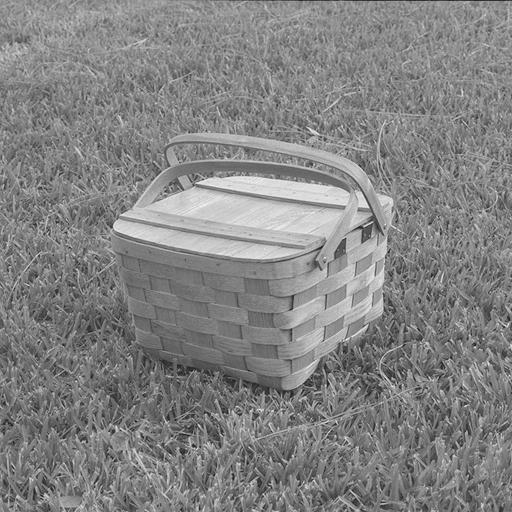
//> input picture dataset/images/basket.jpg, 512 x 512 px; its folder holds only this picture in this run
$ ./main   (built with g++ and OpenCV 4)
//> lines starting //> are read from the running program, lines starting //| are printed output that depends on the picture
#include <opencv2/opencv.hpp>
#include <iostream>
#include <fstream>
#include <iomanip>
#include <algorithm>
#include <cctype>
#include <vector>
#include <string>
#include <filesystem>

namespace fs = std::filesystem;

// Structure pour stocker les métriques d'évaluation
struct Metrics {
    int contours_detectes = 0;
    int contours_reference = 0;
    int contours_corrects = 0;
    int faux_positifs = 0;
    int faux_negatifs = 0;

    double P = 0.0;   // Performance
    double TFP = 0.0; // Taux de Faux Positifs
    double TFN = 0.0; // Taux de Faux Négatifs
};

// Application des détecteurs de contours
cv::Mat applyDetector(const cv::Mat& src_gray, int detector_type, int p1, int p2, int p3) {
    cv::Mat edges;

    if (detector_type == 0) { // SOBEL
        int ksize = (p1 % 2 == 0) ? p1 + 1 : p1; // Le noyau doit être impair (1, 3, 5, 7)
        if (ksize < 1) ksize = 1;
        if (ksize > 7) ksize = 7;

        cv::Mat grad_x, grad_y, abs_grad_x, abs_grad_y, grad;
        cv::Sobel(src_gray, grad_x, CV_16S, 1, 0, ksize);
        cv::Sobel(src_gray, grad_y, CV_16S, 0, 1, ksize);
        cv::convertScaleAbs(grad_x, abs_grad_x);
        cv::convertScaleAbs(grad_y, abs_grad_y);
        cv::addWeighted(abs_grad_x, 0.5, abs_grad_y, 0.5, 0, grad);

        // Seuil binaire pour extraire les contours
        cv::threshold(grad, edges, p2, 255, cv::THRESH_BINARY);
    }
    else if (detector_type == 1) { // LAPLACE
        int ksize = (p1 % 2 == 0) ? p1 + 1 : p1;
        if (ksize < 1) ksize = 1;
        if (ksize > 7) ksize = 7;

        cv::Mat dst, abs_dst;
        cv::Laplacian(src_gray, dst, CV_16S, ksize);
        cv::convertScaleAbs(dst, abs_dst);

        cv::threshold(abs_dst, edges, p2, 255, cv::THRESH_BINARY);
    }
    else if (detector_type == 2) { // CANNY
        int lowThreshold = p1;
        int highThreshold = std::max(p2, lowThreshold + 1);
        int apertureSize = (p3 % 2 == 0) ? p3 + 1 : p3;
        if (apertureSize < 3) apertureSize = 3;
        if (apertureSize > 7) apertureSize = 7;

        cv::Canny(src_gray, edges, lowThreshold, highThreshold, apertureSize);
    }

    return edges;
}

// Calcul des métriques avec une correspondance 1-a-1 dans un voisinage 3x3.
// [91 lines left out: functions computeMetrics, runBatch, not called in this run]

int main(int argc, char** argv) {
    std::string img_dir = fs::exists("dataset/images") ? "dataset/images" : "homework3/dataset/images";
    std::string gt_dir = fs::exists("dataset/ground_truth") ? "dataset/ground_truth" : "homework3/dataset/ground_truth";

    if ((argc == 5 || argc == 6) && std::string(argv[1]) == "--batch") {
        std::string detector_arg = argv[2];
        std::transform(detector_arg.begin(), detector_arg.end(), detector_arg.begin(),
                       [](unsigned char c) { return static_cast<char>(std::tolower(c)); });
        int detector_type = -1;
        if (detector_arg == "sobel" || detector_arg == "0") detector_type = 0;
        else if (detector_arg == "laplace" || detector_arg == "1") detector_type = 1;
        else if (detector_arg == "canny" || detector_arg == "2") detector_type = 2;
        else {
            std::cerr << "Detecteur invalide : " << argv[2]
                      << ". Utilisez sobel, laplace ou canny." << std::endl;
            return 1;
        }
        int param1 = std::stoi(argv[3]);
        int param2 = std::stoi(argv[4]);
        int param3 = argc == 6 ? std::stoi(argv[5]) : 3;
        if (param3 < 3 || param3 > 7 || param3 % 2 == 0) {
            std::cerr << "Le param3 doit etre impair et compris entre 3 et 7." << std::endl;
            return 1;
        }
        std::string detector_name = detector_type == 0 ? "Sobel" : (detector_type == 1 ? "Laplace" : "Canny");
        runBatch(detector_type, param1, param2, param3, img_dir, gt_dir,
                 "resultats_corriges_" + detector_name + ".csv");
        return 0;
    }

    // Fenêtre interactive pour le réglage des paramètres.
    int detector_type = 2; // 0: Sobel, 1: Laplace, 2: Canny
    int sobel_kernel = 3, sobel_threshold = 50;
    int laplace_kernel = 3, laplace_threshold = 30;
    int canny_low = 50, canny_high = 150, canny_aperture = 3;

    std::cout << "--- TP DETECTEURS DE CONTOURS ---" << std::endl;
    std::cout << "Choisissez un detecteur par son nom et ajustez ses parametres." << std::endl;
    std::cout << "Touches 1=Sobel, 2=Laplace, 3=Canny, b=analyse du lot, q=quitter." << std::endl;

    // Charger la première image disponible pour la mise au point interactive.
    cv::Mat sample;
    for (const auto& entry : fs::directory_iterator(img_dir)) {
        sample = cv::imread(entry.path().string(), cv::IMREAD_GRAYSCALE);
//> sample is the input picture: 512 rows x 512 cols, CV_8UC1; min 22, max 251, mean 131.3
        if (!sample.empty()) break;
    }
    if (sample.empty()) {
        sample = cv::Mat::zeros(400, 400, CV_8UC1);
        cv::putText(sample, "Placez vos images dans dataset/", cv::Point(30, 200),
                    cv::FONT_HERSHEY_SIMPLEX, 0.6, cv::Scalar(255), 1);
    }

    std::string window_name = "TP Contours - Interface de demonstration";
    auto detector_name = [](int type) {
        return type == 0 ? std::string("Sobel") :
               (type == 1 ? std::string("Laplace") : std::string("Canny"));
    };
    auto createControls = [&]() {
        cv::namedWindow(window_name, cv::WINDOW_AUTOSIZE);
        cv::createTrackbar("Choisir le detecteur (0=Sobel, 1=Laplace, 2=Canny)",
                           window_name, &detector_type, 2);
        if (detector_type == 0) {
            cv::createTrackbar("Sobel - taille du noyau (3, 5 ou 7)", window_name,
                               &sobel_kernel, 7);
            cv::createTrackbar("Sobel - seuil du gradient", window_name,
                               &sobel_threshold, 255);
        } else if (detector_type == 1) {
            cv::createTrackbar("Laplace - taille du noyau (3, 5 ou 7)", window_name,
                               &laplace_kernel, 7);
            cv::createTrackbar("Laplace - seuil de sensibilite", window_name,
                               &laplace_threshold, 255);
        } else {
            cv::createTrackbar("Canny - seuil bas (sensibilite)", window_name,
                               &canny_low, 255);
            cv::createTrackbar("Canny - seuil haut (confirmation)", window_name,
                               &canny_high, 255);
            cv::createTrackbar("Canny - taille ouverture (3, 5 ou 7)", window_name,
                               &canny_aperture, 7);
        }
    };
    createControls();

    int displayed_detector = detector_type;
    while (true) {
        if (detector_type != displayed_detector) {
            displayed_detector = detector_type;
            cv::destroyWindow(window_name);
            createControls();
        }

        int param1 = detector_type == 0 ? sobel_kernel :
                     (detector_type == 1 ? laplace_kernel : canny_low);
        int param2 = detector_type == 0 ? sobel_threshold :
                     (detector_type == 1 ? laplace_threshold : canny_high);
        int param3 = detector_type == 2 ? canny_aperture : 3;
        if (detector_type != 2) {
            // Un noyau de convolution doit rester impair et compris entre 1 et 7.
            param1 = std::max(1, std::min(7, param1 | 1));
        }
        cv::Mat display_edges = applyDetector(sample, detector_type,
                                               param1, param2, param3);
//> in applyDetector, `cv::Canny(src_gray, edges, lowThreshold, highThreshold, apertureSize);`:
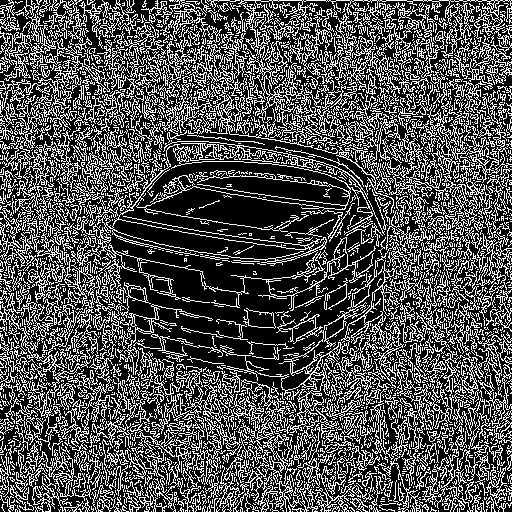
//> edges: 512 rows x 512 cols, CV_8UC1; 31.9% white in thin lines or dots

        cv::Mat source_display, edges_display, preview;
        cv::resize(sample, source_display, cv::Size(), 0.65, 0.65);
        cv::resize(display_edges, edges_display, source_display.size());
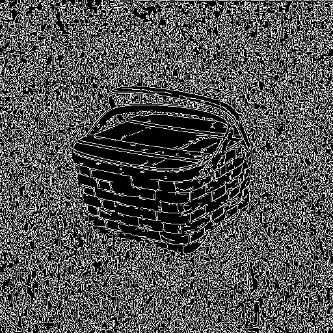
//> edges_display: 333 rows x 333 cols, CV_8UC1; min 0, max 255, mean 81.4
        cv::cvtColor(source_display, source_display, cv::COLOR_GRAY2BGR);
//> source_display: 333 rows x 333 cols, CV_8UC3
        cv::cvtColor(edges_display, edges_display, cv::COLOR_GRAY2BGR);
//> edges_display: 333 rows x 333 cols, CV_8UC3
        cv::putText(source_display, "IMAGE ORIGINALE", cv::Point(15, 30),
                    cv::FONT_HERSHEY_SIMPLEX, 0.8, cv::Scalar(0, 255, 0), 2);
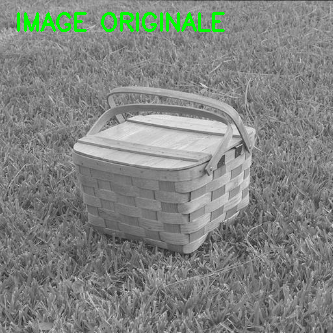
//> source_display: 333 rows x 333 cols, CV_8UC3; mean B, G, R 129, 132.8, 129
        cv::putText(edges_display, "CONTOURS DETECTES", cv::Point(15, 30),
                    cv::FONT_HERSHEY_SIMPLEX, 0.8, cv::Scalar(0, 255, 0), 2);
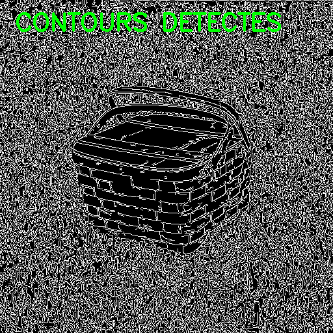
//> edges_display: 333 rows x 333 cols, CV_8UC3; mean B, G, R 79.7, 84.4, 79.7
        cv::hconcat(source_display, edges_display, preview);
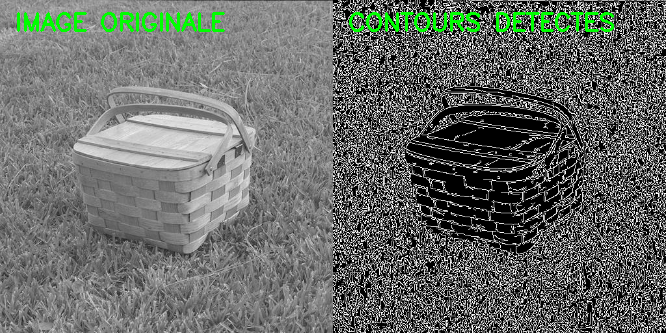
//> preview: 333 rows x 666 cols, CV_8UC3; mean B, G, R 104.3, 108.6, 104.3

        std::string selected_detector = detector_name(detector_type);
        std::string status = "DETECTEUR ACTIF : " + selected_detector;
        if (detector_type == 0)
            status += " | Noyau : " + std::to_string(param1) +
                      " | Seuil gradient : " + std::to_string(param2);
        else if (detector_type == 1)
            status += " | Noyau : " + std::to_string(param1) +
                      " | Seuil sensibilite : " + std::to_string(param2);
        else
            status += " | Seuil bas : " + std::to_string(param1) +
                      " | Seuil haut : " + std::to_string(param2) +
                      " | Ouverture : " + std::to_string(param3);
        cv::copyMakeBorder(preview, preview, 0, 78, 0, 0,
                           cv::BORDER_CONSTANT, cv::Scalar(30, 30, 30));
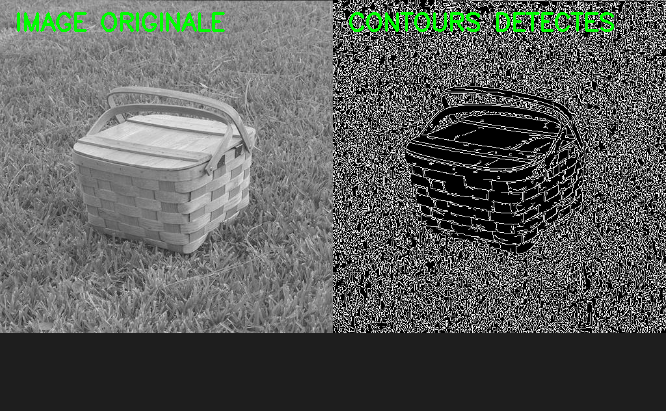
//> preview: 411 rows x 666 cols, CV_8UC3; mean B, G, R 90.2, 93.7, 90.2
        cv::putText(preview, status, cv::Point(15, preview.rows - 49),
                    cv::FONT_HERSHEY_SIMPLEX, 0.65, cv::Scalar(255, 255, 255), 1);
        cv::putText(preview, "1 Sobel   |   2 Laplace   |   3 Canny   |   B : analyser les images   |   Q : quitter",
                    cv::Point(15, preview.rows - 19), cv::FONT_HERSHEY_SIMPLEX,
                    0.52, cv::Scalar(180, 220, 180), 1);
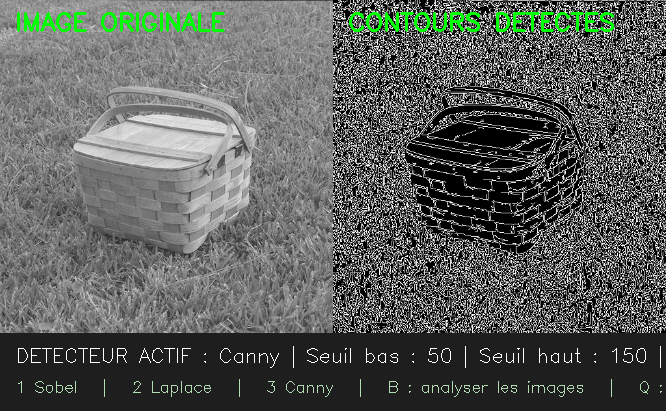
//> preview: 411 rows x 666 cols, CV_8UC3; mean B, G, R 91.8, 95.4, 91.8
        cv::imshow(window_name, preview);

        char key = (char)cv::waitKey(30);
//> the 'q' key is pressed
        if (key == 'q' || key == 27) break;

        // Les touches 1, 2 et 3 offrent un choix clair pendant la presentation.
        if (key == '1' || key == '2' || key == '3') {
            detector_type = key - '1';
        }

        if (key == 'b') { // Batch processing
            std::cout << "\n=== TRAITEMENT DU LOT D'IMAGES ===" << std::endl;
            std::cout << "Détecteur sélectionné: " << (detector_type == 0 ? "Sobel" : (detector_type == 1 ? "Laplace" : "Canny")) << std::endl;

            std::string selected_name = detector_name(detector_type);
            std::string csv_path = "resultats_contours_" + selected_name + ".csv";
            runBatch(detector_type, param1, param2, param3, img_dir, gt_dir, csv_path);
        }
    }

    return 0;
}

$ run again, on dataset/images/bear.jpg
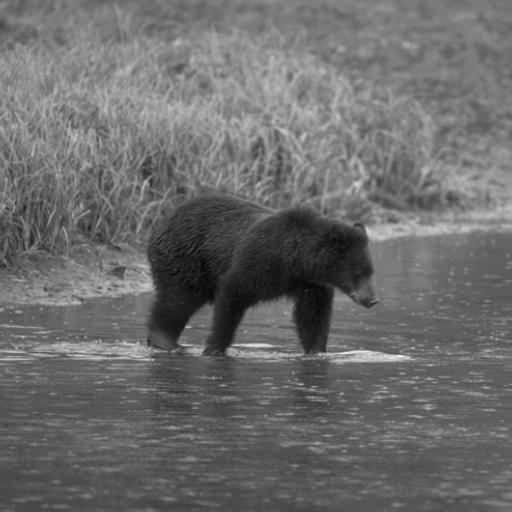
//> input picture dataset/images/bear.jpg, 512 x 512 px
//> sample is the input picture: 512 rows x 512 cols, CV_8UC1; min 2, max 249, mean 107.2
//> in applyDetector, `cv::Canny(src_gray, edges, lowThreshold, highThreshold, apertureSize);`:
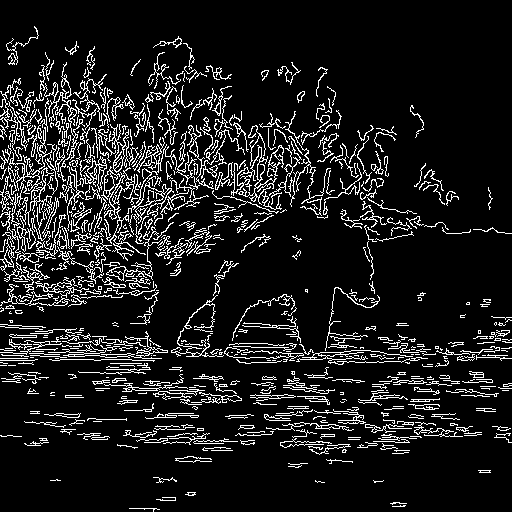
//> edges: 512 rows x 512 cols, CV_8UC1; 11.1% white in thin lines or dots
//> `cv::putText(preview, "1 Sobel   |   2 Laplace   |   3 Canny   |   B : ..`:
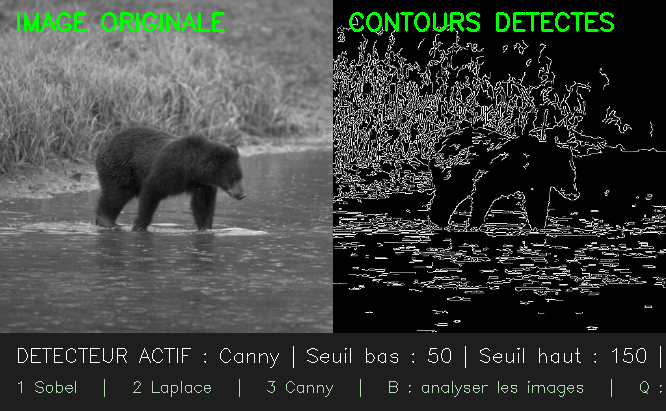
//> preview: 411 rows x 666 cols, CV_8UC3; mean B, G, R 61.3, 64.9, 61.3
